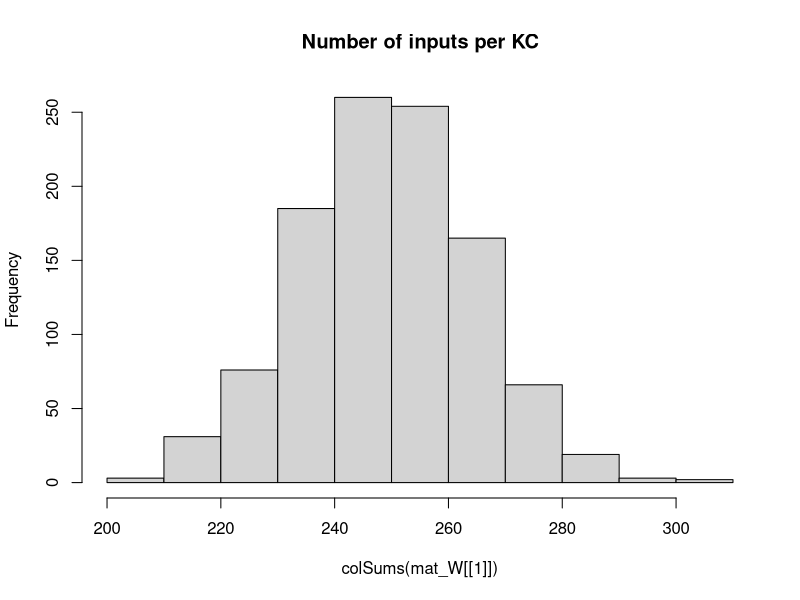

This figure's R source: (Note: this script raises an error after producing the figure.)
## Development Code for Willsaw NN image recognition of zfish larva
## KL 2021
## I will implement a MB random kernel NN as in my Ant Navigation paper 
## This Files Trains the weights of  2 Layer Net : Random Expansion Feature Layer (Random Kernel Trick) -> Perceptron Output neuron 
## The connections in L1 Random Sparse Net are data independent, while L2 wights are trained via +ve larva head template samples to filter patterns that look like larva
## The input images are labeled as Fish and non fish according to the folder they are placed.
# Output is saved as pgm images which are then loaded by tracker software so as to implemend the simple classifier net implemended here 

library("pixmap")
library("yaml")



## Initialize the random Weight vector of an L1 (KC) neuron  
init_random_W3 <- function(m, p){
  m <- rnorm(NROW(m),0.0,sd=0.5) ## larger SD sizes make learning divergent ///#runif(NROW(m))/(10*NROW(m)) ##Weak Synapses
  return (m)
}


## Initialize the random Weight vector of an L1 (KC) neuron  
init_random_W2 <- function(m, p){
  # Draw random Number N of Sampled Inputs From Binomial
  #n <- rbinom(1,length(m),p)
  ## Set N random synapses as inputs to KC
  #idx <- sample(1:length(m),n)
  m <- rnorm(NROW(m),0,sd=0.5) ## larger SD sizes make learning divergent ///#runif(NROW(m))/(10*NROW(m)) ##Weak Synapses
  ## Likely Stronger Subset
  #m[idx] <- 1#/length(m) #runif(n)/(10*length(m)) #1/NROW(m)
  #print(length(m))
  return (m)
}


## Initialiaze the random Weight vector of an L1 (KC) neuron  
init_sparse_W <- function(m,p){
  # Draw random Number N of Sampled Inputs From Binomial
  n <- rbinom(1,length(m),p)
  ## Set N random synapses as inputs to KC
  idx <- sample(1:length(m),n)
  #m <- runif(NROW(m))/(1000000*NROW(m)) ##Weak Synapses
  ## Likely Stronger Subset
  m[idx] <- 1#/length(m) #runif(n)/(10*length(m)) #1/NROW(m)
  #print(length(m))
  return (m)
}


## Sigmoid//logistic Transfer Function
N_transfer <- function(activation)
{
  return (1/(1+exp(-activation)))
}


## Derivative Sigmoid/logistic Transfer Function
N_transfer_D <- function(activation)
{
  return (N_transfer(activation)*(1-N_transfer(activation)) )
}

## Neural Actvation for a layer with Weitgh Matrix W and Input matrix of col vectors -
#  vector of Biases B - This is to a matrix to operate overall all input activations over Inputs in order 
N_activation <- function(X,W,B)
{
  ## If more Than Half input units (based on Avg inputs) is active - then activate KC
  
  #  if ( sum(X) > KC_THRES )
  #    return (1)
  # else
  mat_B <- matrix(B,ncol=ncol(X),nrow=length(B) )
  ## Bias is just another W attached to a fixed Input 1
  return (W%*%X + mat_B)
}

## Copies A Smaller Matrix To the Middle of a larger one - (Pasting Image on larger canvas)
matrix_paste <- function(src,target)
{
  x_offset <- round((ncol(target)- ncol(src))/2 )
  y_offset <- round((nrow(target)- nrow(src))/2 )
  target[ (1+y_offset):(y_offset+nrow(src)),(1+x_offset):(x_offset+ncol(src))] <-src
  return(target)
}


sparse_binarize <- function(X,INPUT_SPARSENESS)
{
  ## Binarize Input Image / Set Sparsensess ##
  pxsparse = 1.0
  thres_bin = mean(X)
  max_iter = 100
  
  while (pxsparse > INPUT_SPARSENESS & max_iter > 0)
  {
    X_bin <-  as.numeric(X > thres_bin)
    pxsparse <- sum(as.numeric(X_bin[X_bin > 0]))/length(X_bin)
    thres_bin = thres_bin + 0.01;
    max_iter = max_iter + 1
  }
  
  
  ##message("Input Sparseness:",pxsparse)
  
  return(X_bin)
}




makeInputMatrix <- function(img_list,inmat_W)
{
  
  ## TRAIN /TEST ##
  img_list <- img_list[,1]
 
  
  
  ## Matrix Of  image Input Vectors  
  mat_X = matrix(0,nrow=ncol(inmat_W[[1]]),ncol=length(img_list) )
  fileidx <- 0
  for (in_img in img_list)
  {
    fileidx= fileidx + 1
    
    imgT <- read.pnm(as.character(in_img) )
    mat_img <- getChannels(imgT)*255  ##x255 Convert back to uint 8-bit
    X <- as.vector(mat_img)
    ### Add Fixed input 1 - To operate As Adjustable Bias for each input   
    ##X[length(X)] <- 1 # c(as.vector(mat_img),1)
    
    ##message(in_img," Input Dim:", dim(mat_img)[1],"x",dim(mat_img)[2],"=",dim(mat_img)[2]*dim(mat_img)[1])
    
    if (length(X) > n_top_px)
    {
      warning("input sample too big - skipping")
      next
    }
    
    ## If Loaded image is Smaller than INput - Then Resize (paste into) larger Matrix to fit
    if (length(X) < n_top_px)
    {
      ##message("input sample Smaller than Canvas - pasting")
      mat_t <- matrix(0,nrow=img_dim[1],ncol=img_dim[2])
      mat_img <- matrix_paste(mat_img,mat_t)
      ##message("Converted  Dim:", dim(mat_img)[1],"x",dim(mat_img)[2],"=",dim(mat_img)[2]*dim(mat_img)[1])
    }
    
    ##mypic = new("pixmapGrey", size=dim(mat_img),grey = mat_img);plot(mypic)
    ## Convert to Col Vector
    ##X <- sparse_binarize(as.vector(mat_img),INPUT_SPARSENESS)
    X <- as.vector(mat_img)
    
    dim(X) <- c(length(X),1) ## Make into Col Vector
    
    if (length(X) > n_top_px)
    {
      warning(in_img,"Image Too large. Skipping")
      next
    }
    
    stopifnot(length(mat_X[,fileidx]) ==length(X) ) 
    mat_X[,fileidx] <- X # Save In Vector to MAtrix
    
  }## Load All Input Vectors Into Matrix X
  
  return(mat_X)
} ##Make INput List



### EXPORT MAtrix to YAML for !!opencv-matrix##
matrixToYamlForOpenCV <- function(mat)
{
  ##!!opencv-matrix
  strHeader <- "!!opencv-matrix\n rows: %d\n cols: %d\n dt: f\n data:["
  ## Matrix Will Be saved Transposed Because Data serial Reading Order is by row in OpenCV while Here Serialization is By Column
  strHeader <- sprintf(strHeader,nrow(mat),ncol(mat))
  strData = ""
  lineWidth = 100#min(100,length(mat))
  
  ## COMMENTED OUT AS SUDDENLY as.yaml started adding new Lines in data automatically - The following routine does this manually
  # ##Long Strings Need to be broken by New Lines otherwise OPENCV FIle Storage FAils
  # if (length(mat) > lineWidth){
  #   fcon<- tempfile("matrixYaml")
  #   
  #   ## Need to export To TEMP file as string Concat Is too SLOW
  #   for (i in seq(1,length(mat),lineWidth) ){
  #     write(mat[i:min(i+lineWidth-1,length(mat)-1)], file = fcon,ncolumns = 100, append = TRUE, sep = ", ")
  #     ##cat(",",file = fcon, append = TRUE,fill=FALSE)
  #     #strData = paste0(strData, toString(mat[i:min(i+lineWidth,length(mat))],"\n",width=0))
  #   }
  #   ## Join  All Lines Back INto One String - With Newlines and Commas and Intendation
  #   #strData = noquote()
  #   strData = noquote(paste0(
  #                     readLines(con = fcon, n = -1L, ok = TRUE, warn = TRUE, skipNul = FALSE, encoding = "UTF-8"),
  #                            collapse=",\n         ")) ##
  #   #class(strData) <- "verbatim"
  # }else
    
  ## Need to TransposeBecause Data serial Reading Order is by row in OpenCV while Here Serialization is By Column
  strData = toString(t(mat))
  
  
  strRet=  noquote(paste0(strHeader,strData,"]")) 
  
  
  ##Character vectors that have a class of ‘verbatim’ will not be quoted in the output YAML 
  class(strRet) <- "verbatim"
  ##class(strRet) <- "verbatim"
  #write(strRet,file = fcon)  
  return(noquote(strRet) )
}




## Process 2 Layer Network - Return Last Node Output produced for each input image
## Note : Input Layer Is Simplified - No activation function needed or Bias - Input image intentities are taken as activations
## Target_output is vector of desired output for each output Neuron these I chose to be L2_1=1 (Fish) L2_2=1 (Non Fish)
net_proc_images_batch <- function(mat_X,inmat_W,inLayer_Bias,mat_Y,learningRate = 0.0)  
{
  
  L_X     <- list() ## Output Of Layer k
  L_A     <- list() ## Activation of  Layer k
  L_delta <- list()  ## Delta is the "cost attributable to (the value of) that node". 
  L2_out <- list()
  
  outError = 0 #'Mean Sq Error Of File Batch'

    ##Input Layer Is Simplified - No activation function needed or Bias - Input image intentities are taken as activations
    ## Due to R hell with numbers ecoming Factors I need to do this tricl
    
    ##Target_output <- mat_Y[fileidx,] 
     
    ## Forward Propagation ##
    ##mat_X[1,] = 1 ## Add COnst Input so W_i operates as a Bias IxW 
   ##  matrix of output Col vectors correspond to output
    for (l in 1:(N_Layers+1) )
    {
      if (l == 1) ## 1st Layer is INput 
      {
        ##Activation 
        L_A[[1]] <- mat_X
        L_X[[1]] <- mat_X##N_transfer(X-0.5)
        
      }else
      {
        #L_X[[l-1]][1,] = 1 ##No Need - Removed for TEST/ Add COnst Input so W_i operates as a Bias IxW
        L_A[[l]] <- N_activation(L_X[[l-1]], inmat_W[[l-1]], inLayer_Bias[[l-1]] )
        
        L_X[[l]] <- N_transfer( L_A[[l]])
        
      }
    }
    MSQError =  sum(((mat_Y) - L_X[[N_Layers+1]] )^2)/ ncol(mat_X)

    ## Note Indexes L_X and mat/biases are off by one because LX_1 is considerened an input layer, while neural layer is l=2
    ### Back Propagation ###
    for (l in (N_Layers):1 )
    {
      ##On Output Layer
      if (l == (N_Layers))
      {
        ## Element Wise Product (hadamart Product)
        L_delta[[l]] <- ( N_transfer_D( L_X[[l+1]] )   * (L_X[[l+1]] - mat_Y)) ##*N_transfer_D(L_X[[l]])
      }else{
        #L_delta[[l]] <- L_delta[[l+1]] %*% t(mat_W[[l]])*N_transfer_D(L_X[[l]])
        L_delta[[l]] <-   t(t(L_delta[[l+1]]) %*%(inmat_W[[l+1]])*t(N_transfer_D( L_X[[l+1]] )))    ## %*% t(N_transfer_D(L_X[[l-1]]) )
      }
      
      dE <- (L_delta[[l]])%*%t(L_A[[l]])  
      dW <- learningRate*dE 
      ##Add average change over batch samples
      inmat_W[[l]] <- inmat_W[[l]] -  dW ##length(img_list)

      ## Error Non-Conform
      inLayer_Bias[[l]] <- inLayer_Bias[[l]] - rowSums( learningRate*(L_delta[[l]]) )  
      ##if (l==1)
      ##  hist(dW)
    }
    
    #hist(Layer_Bias[[1]])
    #if (fileidx %% 10 == 0)  
    #  hist(inmat_W[[1]], main="After")
    
    
    ## Forward Propagation ## 
    # L1 <- N_transfer(N_activation(mat_X, inmat_W[[1]],inmat_B[[1]]  ) ) ## v_Layer_Bias[i] matrix(rep(,nrow(mat_X)),nrow=nrow(mat_X) )  
    # ## L2 matrix of output Col vectors correspond 
    # L2 <-  N_transfer(N_activation(L1,inmat_W[[2]] ,  inmat_B[[2]] )  )  
    # 
    # MSQError =  sum(((mat_Y) - L2 )^2)/ ncol(mat_X)
    # 
    ## Forward Propagation ##
    ##  matrix of output Col vectors correspond to output
    for (l in 1:(N_Layers+1) )
    {
      if (l == 1) ## 1st Layer is INput 
      {
        ##Activation 
        L_A[[1]] <- mat_X
        L_X[[1]] <- mat_X ##N_transfer(X-0.5)
        
      }else
      {
        L_A[[l]] <- N_activation(L_X[[l-1]], inmat_W[[l-1]], inLayer_Bias[[l-1]] )
        stopifnot(!any(is.nan( L_A[[l]]))) ##Check LAST W update did not cause NAN
        L_X[[l]] <- N_transfer( L_A[[l]])
        stopifnot(!any(is.nan(L_X[[l]]))) ##Check For NAN
      }
    }
    MSQError =  sum(((mat_Y) - L_X[[N_Layers+1]] )^2)/ ncol(mat_X)
    
    
    
    
    ##message("Recognition Output for Img ",in_img," is F:",L_X[[3]][1]," non-F:",L_X[[3]][2]," Active KC:",L2_out[[fileidx]]$KC_active/N_KC )
    #dim(X) = img_dim##dim(mat_img)
    
    
    #image(X_bin)
    #title(main = paste(in_img,strRes," R:",L2_Neurons_out[1]-L2_Neurons_out[2]), font.main = 4)
  
  
  lout <- list(X=mat_X,
               W=inmat_W,
               B=inLayer_Bias,
               output= L_X[[N_Layers+1]],
               outputActivation= L_A[[N_Layers+1]],
               Target=mat_Y,
               #out=data.frame( do.call(rbind,L2_out ) ),
               MSQError=MSQError )
  
  #MSQError =  sum(((mat_Y) - L2)^2)/nrow(mat_X)
  
  return(lout  )
}



img_dim <- c(38,28)
N_Layers <- 3
dInitialLearningRate    <- dLearningRate <- 0.00001
n_top_px <- img_dim[2]*img_dim[1]
N_KC = n_top_px*5 ## Number of Kenyon Cells (Input layer High Dim Coding)
N_SYN_per_KC <- 50  #ONLY FOR L1-2  n_top_px/500 ## Number of pic Features each KC neuron Codes for
#KC_THRES <- N_SYN_per_KC*0.25 ## Number of INput that need to be active for KC to fire/Activate
v_Layer_N2 <- c(n_top_px, N_KC, 2)
v_Layer_N <- c(n_top_px, N_KC,20, 2)

#v_Layer_CON <- c(N_SYN_per_KC/n_top_px,)
Layer_Bias <- list() ## Number of INput that need to be active for Neuron to fire/Activate
INPUT_SPARSENESS = 0.25

mat_W <<- list() # List Of Weight Matrices

## Make Sparse Random Synaptic Weight matrix Selecting Inputs for each KC
for (k in 1:N_Layers)
{
  mat_W[[k]] <- matrix(0,ncol=v_Layer_N[k],nrow=v_Layer_N[k+1])
  ## Init Random
  if (k==1)
    mat_W[[k]] <- t(apply(mat_W[[k]],1,init_sparse_W,N_SYN_per_KC/n_top_px)) ##
  
  if (k==2)
    mat_W[[k]] <- t(apply(mat_W[[k]],1,init_random_W2,0)) ##
  
  if (k==3)
    mat_W[[k]] <- t(apply(mat_W[[k]],1,init_random_W3,0)) ##
  
    
  Layer_Bias[[k]] <- matrix(1,ncol=1,nrow=v_Layer_N[k+1] )  #rep(1,) ## Initialiaze Neural Biases
}

#hist(mat_W[[3]])
hist(colSums(mat_W[[1]]),main="Number of inputs per KC")

##Layer 2 (Output Perceptron)
#L2_Neurons <<- 2

### RUN BATCH TRAINING ###
## Apply Input Image ##
## list training files 
setwd("/home/kostasl/workspace/zebrafishtrack/Rplots")
sPathTrainingSamples="../img/trainset/fish"
sPathTrainingNonSamples="../img/trainset/nonfish/"
sPathTestingSamplesFish="../img/fish/"
sPathTestingSamplesNonFish="../img/nonfish/"


#load(file="fishNetL3.RData")

img_list_train_fish =  cbind(files=list.files(path=sPathTrainingSamples,pattern="*pgm",full.names = T),F=1,NF=0) 
img_list_test_fish = cbind(files=list.files(path=sPathTestingSamplesFish,pattern="*pgm",full.names = T),F=1,NF=0)
img_list_train_nonfish =   cbind(files=list.files(path=sPathTrainingNonSamples,pattern="*pgm",full.names = T),F=0,NF=1)
img_list_test_nonfish =  cbind(files=list.files(path=sPathTestingSamplesNonFish,pattern="*pgm",full.names = T),F=0,NF=1)

## A Small Sample set for Testing the Algorithm Discrimiation between X and 1 
img_list_train_ones <-  cbind(files=list.files(path="../img/trainset/ones/",pattern="*pgm",full.names = T),F=1,NF=0)
img_list_train_X <-  cbind(files=list.files(path="../img/trainset/X/",pattern="*pgm",full.names = T),F=0,NF=1)

img_list_debug_f <-  cbind(files=list.files(path="../img/debug/fish/",pattern="*pgm",full.names = T),F=1,NF=0)
img_list_debug_nf <-  cbind(files=list.files(path="../img/debug/nonfish/",pattern="*pgm",full.names = T),F=0,NF=1)


img_list_all <- rbind.data.frame(img_list_train_fish,img_list_test_fish,img_list_train_nonfish,img_list_test_nonfish,stringsAsFactors = FALSE) #
#img_list_train <- rbind.data.frame(img_list_train_fish,img_list_test_fish,img_list_train_nonfish,img_list_train_nonfish,stringsAsFactors = FALSE)
#img_list_test=  list.files(path=sPathTestingSamples,pattern="*pgm",full.names = T) Samples ##


img_list_train <- rbind.data.frame(img_list_train_fish, img_list_test_fish,
                                   img_list_test_nonfish,img_list_train_nonfish,
                                   stringsAsFactors = FALSE)
#img_list_train <- rbind.data.frame(img_list_train_ones,img_list_train_X)
#img_list_all <- rbind.data.frame(img_list_train_fish,stringsAsFactors = FALSE)

##img_list_train <-  rbind.data.frame(img_list_debug_f,img_list_debug_nf)

batchSize = 60 # Number of Training IMages for Each Leanring Episode (which will define error graident )
Nbatches = 500
trainingN = 150 ##Training Cycles For Each Batch



lFitError <- list()
dfitRecord <- data.frame()

vTrainingError <- vector()
## Subset INput LIst Into Batches
rIdx = 1

for (b in 1:Nbatches)
{
  ##Make Matrix -For All net inputs
  img_list_suffled <- img_list_train[sample(1:nrow(img_list_train)),]
  ##Select Subset Batch
  img_list_suffled <- head(img_list_suffled,batchSize)
  
  mat_X <- makeInputMatrix(img_list_suffled,mat_W)
  
  label_list <-cbind.data.frame(F=(img_list_suffled[,2]),NF=(img_list_suffled[,3]) )##Target output/labels
  mat_Y <- t(apply(as.matrix(label_list),2,strtoi))  

  message("~~~~ Learning Rate: ",dLearningRate)

  
  for (i in 1:trainingN)
  {  
    
    dLearningRate    <- dInitialLearningRate/i
    
    
    # TRAIN On Fish 
    dnetout <- net_proc_images_batch(mat_X, mat_W, Layer_Bias, mat_Y, dLearningRate )
    mat_W   <<- dnetout$W
    mat_B   <<- dnetout$B

    #message(fileidx,". MSQERR:",MSQError,"  ", L2_out[[fileidx]]$L2_F, "-", L2_out[[fileidx]]$L2_NF, " ERR: ", L2_out[[fileidx]]$Err ," ",in_img)
    message(rIdx,". MSQERR:",dnetout$MSQError,"  ")
    
        
    vTrainingError[rIdx] = dnetout$MSQError  #plot(unlist(dnetout$out$MSERR),main=paste(i,"Mean SQ Err"))
    rIdx = rIdx +1
    
    plot(vTrainingError,ylim=c(0.00001,1),type="l",log="y") #ylim=c(0,1)xlim=c(0,trainingN*Nbatches)
    
  }## Repeated Training On Batch 
  
  ##Mark End Of Batch
  points(length(vTrainingError),tail(vTrainingError,1),ylim=c(0.00001,1),type="p",log="y") #ylim=c(0,1)xlim=c(0,trainingN*Nbatches)
} ## Different Batch Suffles  

save.image(file="fishNetL3.RData")

plot(c) #ylim=c(0,1)





### Calc Final Performance 

##Select Subset Batch
img_list_suffled <- img_list_all[sample(1:nrow(img_list_all),100 ),]#rbind.data.frame(img_list_debug_f,img_list_debug_nf) img_list_train_nonfish#img_list_all[sample(1:nrow(img_list_all),50 ),] #img_list_test_nonfish #img_list_test_nonfish # 
mat_X <- makeInputMatrix(img_list_suffled,mat_W)
label_list <-cbind.data.frame(F=(img_list_suffled[,2]),NF=(img_list_suffled[,3]) )##Target output/labels
mat_Y <- t(apply(as.matrix(label_list),2,strtoi))
# 
# ## TODO : Move this in Funct - Use One MAtrix For Net -Matrix Of Biases
# mat_B <- list()
# for (k in 1:N_Layers)
#   mat_B[[k]] <- matrix(Layer_Bias[[k]],ncol=ncol(mat_X),nrow=length(Layer_Bias[[k]]) )


dLearningRate    <- 0.0
# TRAIN On Fish 
dnetoutV <- net_proc_images_batch(mat_X, mat_W, Layer_Bias, mat_Y, dLearningRate )
            
message("Final MSQERR:",dnetoutV$MSQError)

  
hist(dnetout$Target - N_transfer( dnetout$output) )

hist(dnetout$W[[1]],main="After")




## FOR EXPORT TO YAML

fishNet <- list(LW1=dnetout$W[[1]],
                LW2=dnetout$W[[2]],
                LW3=dnetout$W[[3]],
                LB1=dnetout$B[[1]],
                LB2=dnetout$B[[2]],
                LB3=dnetout$B[[3]] 
)

#attr(fishNet$LW1, "tag") <- "!!opencv-matrix" ##Adding tags Also Change The Header to Verbatim, which does not work in OPENCV
attr(fishNet$LW2, "tag") <- "!!opencv-matrix"
attr(fishNet$LW3, "tag") <- "!!opencv-matrix"
attr(fishNet$LB1, "tag") <- "!!opencv-matrix"
attr(fishNet$LB2, "tag") <- "!!opencv-matrix"
attr(fishNet$LB3, "tag") <- "!!opencv-matrix"


#fishNet <- list(LW1=Layer_Bias[[2]]
#)
## EXPORT TO YAML FOR OPENCV - Custom/hacked exporter routine specific to OPENCV
  filename <- "fishNet.yml"
  con <- file(filename, "w")
  message("Exporting to YAML-Wait for it , this may take a while...")
  write("%YAML:1.0",con) ##Header Is necessary For OPENCV 
  ## Indentation Needs to be 3
  str_yaml<- noquote(as.yaml(fishNet, handlers=list(matrix=matrixToYamlForOpenCV), line.sep="\n",indent=3,unicode=F))
  #  CLEAN UP String FRom Escape Chars
  ## the Var Type tag !!opencv-matrix needs to be on same line as vairable Name - For OpenCV file store - FIX
  str_yaml <- gsub("\n  !!opencv-matrix","!!opencv-matrix",str_yaml,fixed = T)
  str_yaml <- gsub("\\n","\n",str_yaml,fixed = T)## Remove Escaped NewLines
  str_yaml <- gsub("\"","",str_yaml,fixed = T)#Remove Quates

  write(noquote(str_yaml),con,append=TRUE) ##Header Is necessary For OPENCV 
  close(con)




############## 


## Process 2 Layer Network - Return Last Node Output produced for each input image
## Note : Input Layer Is Simplified - No activation function needed or Bias - Input image intentities are taken as activations
## Target_output is vector of desired output for each output Neuron these I chose to be L2_1=1 (Fish) L2_2=1 (Non Fish)
net_proc_images <- function(input_list,inmat_W,inLayer_Bias,learningRate = 0.0)  
{
  
  L_X     <- list() ## Output Of Layer k
  L_A     <- list() ## Activation of  Layer k
  L_delta <- list()  ## Delta is the "cost attributable to (the value of) that node". 
  L2_out <- list()
  
  Target_output = c(1,0)  
  fileidx <- 0
  outError = 0 #'Mean Sq Error Of File Batch'
  ## TRAIN /TEST ##
  img_list <- input_list[,1]
  label_list <-cbind.data.frame(F=(input_list[,2]),NF=(input_list[,3]) )##Target output/labels
  
  ## Matrix Of  image Input Vectors  
  mat_X = matrix(0,nrow=ncol(inmat_W[[1]]),ncol=length(img_list) )
  
  for (in_img in img_list)
  {
    fileidx= fileidx + 1
    
    imgT <- read.pnm(as.character(in_img) )
    mat_img <- getChannels(imgT)
    X <- as.vector(mat_img)
    ### Add Fixed input 1 - To operate As Adjustable Bias for each input   
    ##X[length(X)] <- 1 # c(as.vector(mat_img),1)
    
    ##message(in_img," Input Dim:", dim(mat_img)[1],"x",dim(mat_img)[2],"=",dim(mat_img)[2]*dim(mat_img)[1])
    
    if (length(X) > n_top_px)
    {
      warning("input sample too big - skipping")
      next
    }
    
    ## If Loaded image is Smaller than INput - Then Resize (paste into) larger Matrix to fit
    if (length(X) < n_top_px)
    {
      ##message("input sample Smaller than Canvas - pasting")
      mat_t <- matrix(0,nrow=img_dim[1],ncol=img_dim[2])
      mat_img <- matrix_paste(mat_img,mat_t)
      ##message("Converted  Dim:", dim(mat_img)[1],"x",dim(mat_img)[2],"=",dim(mat_img)[2]*dim(mat_img)[1])
    }
    
    ##mypic = new("pixmapGrey", size=dim(mat_img),grey = mat_img);plot(mypic)
    ## Convert to Col Vector
    X <- sparse_binarize(as.vector(mat_img),INPUT_SPARSENESS)
    
    
    dim(X) <- c(length(X),1) ## Make into Col Vector
    
    if (length(X) > n_top_px)
    {
      warning(in_img,"Image Too large. Skipping")
      next
    }
    
    stopifnot(length(mat_X[,fileidx]) ==length(X) ) 
    mat_X[,fileidx] <- X # Save In Vector to MAtrix
    
    
    ##Input Layer Is Simplified - No activation function needed or Bias - Input image intentities are taken as activations
    ##Activation 
    L_A[[1]] <- X
    L_X[[1]] <- X##N_transfer(X-0.5)
    ## Due to R hell with numbers ecoming Factors I need to do this tricl
    mat_Y <- apply(as.matrix(label_list),2,strtoi)
    
    Target_output <-mat_Y[fileidx,] 
    ### 
    
    ## Forward Propagation ## 
    for (i in 2:(N_Layers+1) )
    {
      L_A[[i]] <- N_activation(L_X[[i-1]], inmat_W[[i-1]], inLayer_Bias[[i-1]]) ## v_Layer_Bias[i]  
      L_X[[i]] <- N_transfer(L_A[[i]])
    }
    
    outError = outError + sum( ( Target_output - L_X[[i]] ) )
    
    #hist(mat_W[[l-1]],main="before")
    ## Note Indexes L_X and mat/biases are off by one because LX_1 is considerened an input layer, while neural layer is l=2
    ## Back Propagation ##
    for (l in (N_Layers):1 )
    {
      ##On Output Layer
      if (l == (N_Layers))
      {
        ## Element Wise Product (hadamart Product)
        L_delta[[l]] <- ((N_transfer_D(L_X[[l+1]])) * (L_X[[l+1]] - Target_output)) ##*N_transfer_D(L_X[[l]])
      }else{
        #L_delta[[l]] <- L_delta[[l+1]] %*% t(mat_W[[l]])*N_transfer_D(L_X[[l]])
        L_delta[[l]] <-   t(t(L_delta[[l+1]]) %*%(inmat_W[[l+1]])*t(N_transfer_D( L_X[[l+1]] )))    ## %*% t(N_transfer_D(L_X[[l-1]]) )
        
      }
      
      dE <- (L_delta[[l]])%*%t(L_A[[l]])  
      dW <- learningRate*dE 
      ##Add average change over batch samples
      inmat_W[[l]] <- inmat_W[[l]] -  dW ##length(img_list)
      inLayer_Bias[[l]] <- inLayer_Bias[[l]] - learningRate*(L_delta[[l]])  
    }
    
    #hist(Layer_Bias[[1]])
    if (fileidx %% 10 == 0)
      hist(inmat_W[[1]], main="After")
    
    #hist( KC_out_act[1,])
    ## Calc Layer 1 output based on Activation Threshold Funciton for Units
    #KC_output <- apply(KC_out_act, 2, N_transfer)
    #dim(KC_output) <-c(1,length(KC_output)) ## Make into Row Vector
    
    ## Learn Positive Samples - Simple Perceptron Learning Rule - Over an augmented input X which is projected To High dim via sparse random matrix in L1##
    ## Take Active L1 outputs And Set L2 Input synapses of Output Neuron to High
    # Continuous output /
    #L2_Neurons_out <<- (as.numeric(( KC_output %*%  W_L2)/N_KC))
    # Weight Gradient -
    #DW <- t(KC_output)%*% (Target_output - L2_Neurons_out)/2
    #W_L2 <<-  W_L2 + learningRate*DW ## Update Weight Vector 
    
    
    ##W_L2[W_L2 < 1] <<- 1 ##Cap To Limit Values - Saturation Of Synapses
    ##W_L2[,outNeuronIdx][W_L2< -1] <<- -1
    
    #stopifnot(ncol(KC_output) == nrow(W_L2))
    ## Calc Output Neuron - Perceptron 
    ## FWD PROP CAlc MSQE - Fwd Propagate Entire Input Matrix 
    
    
    ## Forward Propagation ## 
    L1 <- N_transfer(N_activation(mat_X, inmat_W[[1]], matrix(inLayer_Bias[[1]],ncol=ncol(mat_X),nrow=length(inLayer_Bias[[1]])) ) ) ## v_Layer_Bias[i] matrix(rep(,nrow(mat_X)),nrow=nrow(mat_X) )  
    ## L2 matrix of output Col vectors correspond 
    L2 <-  N_transfer(N_activation(L1,inmat_W[[2]] , matrix(inLayer_Bias[[2]],ncol=ncol(mat_X),nrow=length(inLayer_Bias[[2]])) )  )  
    
    MSQError =  sum((t(mat_Y) - L2 )^2)/ ncol(mat_X)
    
    
    L2_out[[fileidx]] <- list(Err=0.5*sum((Target_output - L2[,fileidx])^2),
                              MSERR=MSQError,
                              L2_F=L2[1,fileidx],
                              L2_NF=L2[2,fileidx],
                              KC_active = sum(L1[fileidx,][L1[fileidx,]>0.5]),
                              KC_total = length(L1[fileidx,]),
                              # input_sparse= pxsparse,
                              file=in_img
    )
    
    
    
    message(fileidx,". MSQERR:",MSQError,"  ", L2_out[[fileidx]]$L2_F, "-", L2_out[[fileidx]]$L2_NF, " ERR: ", L2_out[[fileidx]]$Err ," ",in_img)
    
    ##message("Recognition Output for Img ",in_img," is F:",L_X[[3]][1]," non-F:",L_X[[3]][2]," Active KC:",L2_out[[fileidx]]$KC_active/N_KC )
    dim(X) = dim(mat_img)
    
    
    #image(X_bin)
    #title(main = paste(in_img,strRes," R:",L2_Neurons_out[1]-L2_Neurons_out[2]), font.main = 4)
  }
  
  lout <- list(X=mat_X,
               W=inmat_W,
               B=inLayer_Bias,
               out=data.frame( do.call(rbind,L2_out ) ))
  
  MSQError =  sum((t(mat_Y) - L2)^2)/nrow(mat_X)
  
  return(lout  )
}



#}

#       ##Test 
#   dnetout_tfish <- net_proc_images(img_list_test_fish,0.3, c(1,0))
#   #hist(unlist(dnetout_fish$L2_F),breaks=10,main="Class Fish Responses to F+ samples" )
#   ##L1 threshold set too high - patterns do not propagate
#   stopifnot(sum(unlist(dnetout_tfish$KC_active)) > 1)
#     
#   SqError_FisF <- sum((1 -unlist(dnetout_tfish$L2_F))^2)/nrow(dnetout_tfish)
#   SqError_FisNotNF <- sum((-1 -unlist(dnetout_tfish$L2_NF))^2)/nrow(dnetout_tfish)
#   
#   message("Sq. Error: F+:",SqError_FisF," F-:",SqError_FisNotNF)
#   
#   dnetout_tnotfish <- net_proc_images(img_list_test_nonfish,dLearningRate,c(0,1))
#   ##hist(unlist(dnetout_notfish$L2_NF),breaks=10,main="Class Not Fish Responses to F- samples" )
#   
#   SqError_NFisNotF <- sum((-1 -unlist(dnetout_tnotfish$L2_F))^2)/nrow(dnetout_tnotfish)
#   SqError_NFisNF <- sum((1 -unlist(dnetout_tnotfish$L2_NF))^2)/nrow(dnetout_tnotfish)
#   
#   #message("Sq. Error: F+:",SqError_NFisNotF," F-:",SqError_NFisNF)
# 
#   
#   SqClassError = sum(SqError_FisF,SqError_FisNotNF,SqError_NFisNotF,SqError_NFisNF)   
#   lFitError[[i]] = list(S_error=SqClassError,FishisFish=SqError_FisF,FishNotFish=SqError_FisNotNF,
#                         NotFishIsFish=SqError_NFisNotF,
#                         NotFishIsNotFish=SqError_NFisNF)
#   
#   dfitRecord <<- data.frame( do.call(rbind,lFitError ) )
#   plot(unlist(dfitRecord$S_error),xlim=c(1,100) ,xlab="Fit Error",ylim=c(0,2))
# 
# 
# ## Test Fish
# dnetout_testfish <- net_proc_images(img_list_test_fish,0,c(-1,1))
# ##hist(unlist(dnetout_notfish$L2_NF),breaks=10,main="Class Not Fish Responses to F- samples" )
# dnetout_testnonfish <- net_proc_images(img_list_test_nonfish,0,c(-1,1))
# 
# 
# SqError_NFisNotF <- sum((-1 -unlist(dnetout_testfish$L2_F))^2)/nrow(dnetout_testfish)
# SqError_NFisNF <- sum((1 -unlist(dnetout_testfish$L2_NF))^2)/nrow(dnetout_testfish)
# 
# 
# 
# 
# plot(unlist(dfitRecord$S_error),xlim=c(1,100) ,xlab="Fit Error",ylim=c(00,800))
# 
# plot(unlist(dfitRecord$FishisFish) )
# plot(unlist(dfitRecord$FishNotFish) )
# plot(unlist(dfitRecord$NotFishIsFish) )
# plot(unlist(dfitRecord$NotFishIsNotFish) )
# 
# 
# 
# ## Test Responses ## 
# dnetout_test <- net_proc_images(img_list_test,0.0,c(0,0))
# dnetout_test_nonfish <- net_proc_images(img_list_train_nonfish,0.0,c(-1,1))
# 
# 
# 
# colSums(W_L2)
# 
# l_out_n <- net_proc_images(img_list_train_nonfish,-dLearningRate/5,1)
# colSums(W_L2)
# 
# colSums(W_L2)
# 
# 
#  ## Save KC Matrix As Image (To Be loaded by Tracker)
#  ## Save Trained Weights As Image (To load by Tracker)
#  KC_sparse_pic <- pixmapGrey(mat_W[[1]], nrow=dim(mat_W[[1]])[1],ncol=dim(mat_W[[1]])[2])
#  plot(KC_sparse_pic)
#  write.pnm(KC_sparse_pic,file="L1_W_SparseNet.pgm")
# # 
# # ## Shift Values
#  L_W2 <- (mat_W[[2]])+1.0
#  L_W2 <- apply(L_W2,2,rev)
#  Lout_pic <- pixmapGrey(L_W2, nrow=dim(mat_W[[2]])[1],ncol=dim(mat_W[[2]])[2],cellres=1)
#  plot(Lout_pic)
#  write.pnm(Lout_pic,file="L2_W_SparseNet.pgm")
# 
#  Lout_pic <- pixmapGrey(Layer_Bias[[1]], nrow=dim(Layer_Bias[[1]])[1],ncol=dim(Layer_Bias[[1]])[2],cellres=1)
#  plot(Lout_pic)
#  write.pnm(Lout_pic,file="L1_B_SparseNet.pgm")
#  
#  
#  Lout_pic <- pixmapGrey(Layer_Bias[[2]],  nrow=dim(Layer_Bias[[2]])[1],ncol=dim(Layer_Bias[[2]])[2],cellres=1)
#  plot(Lout_pic)
#  write.pnm(Lout_pic,file="L2_B_SparseNet.pgm")
#  #
#  # 
# # 
# ## Load Matrix And Test
# imgT <- read.pnm(file="L1_W_SparseNet.pgm")
# mat_WL1 <- getChannels(imgT)
# 
# imgT <- read.pnm(file="L2_W_SparseNet.pgm")
# mat_WL2 <- getChannels(imgT)-1.0 ##Reverse Order

# 
# hist(W_L2)
# 
# cc <- getChannels(Lout_pic)
# plot(pic_outL)
